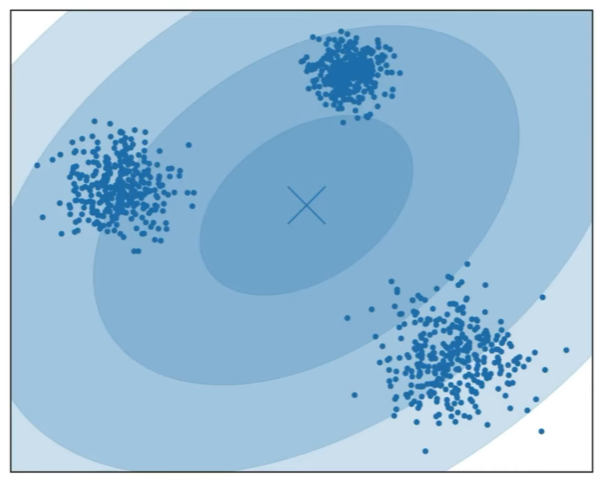
#> input picture Machine Learning/Clustering/Model-based/Gaussian Mixture Models (GMM)/images/step1.png, 604 x 483 px, found by its file name
$ jupyter execute hdbscan.ipynb
#> lines starting #> are read from the running program, lines starting #| are printed output that depends on the picture
1. [HDBSCAN](#hdbscan)

#### HDBSCAN:
- it is an extension of DBSCAN which overcome the issue in DBSCAN
- it can handle clustering data points with varying density

Transforming the Space:
- transform the feature space using metric known as mutual reachability distance
    - calcuate the distance between 2 points
- by transforming the feature spacing with mutual reachability, helps us to emphasize the density based relationship between points

[cell 1]
from PIL import Image
from IPython.display import display

img = Image.open('images/step1.png')
#> img is the input picture: PIL image 604x483 RGBA; mean R, G, B, A 154.6, 191.3, 217.6, 255
new_image = img.resize((600, 70))
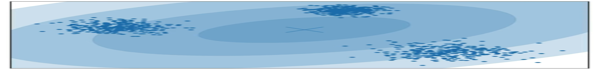
#> new_image: PIL image 600x70 RGBA; mean R, G, B, A 154.5, 191.2, 217.5, 255
display(new_image)


$ run again, with Machine Learning/Clustering/Model-based/Gaussian Mixture Models (GMM)/images/step3.png copied over Machine Learning/Clustering/Model-based/Gaussian Mixture Models (GMM)/images/step1.png
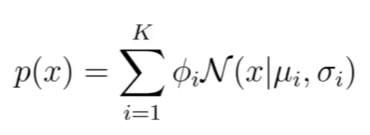
#> input picture Machine Learning/Clustering/Model-based/Gaussian Mixture Models (GMM)/images/step3.png, 370 x 135 px, found by its file name
#> img is the input picture: PIL image 370x135 RGBA; mean R, G, B, A 246.9, 246.9, 246.9, 255
#> `new_image = img.resize((600, 70))`:
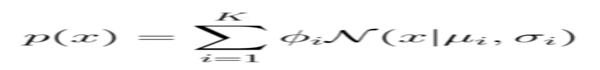
#> new_image: PIL image 600x70 RGBA; mean R, G, B, A 246.9, 246.9, 246.9, 255
